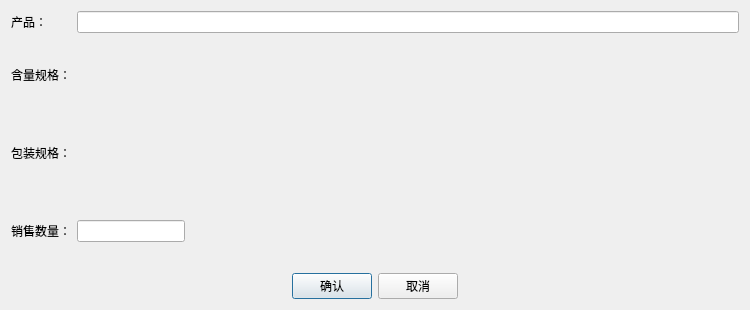
<?xml version="1.0" encoding="UTF-8"?>
<ui version="4.0">
 <class>Dialog</class>
 <widget class="QDialog" name="Dialog">
  <property name="geometry">
   <rect>
    <x>0</x>
    <y>0</y>
    <width>750</width>
    <height>310</height>
   </rect>
  </property>
  <property name="windowTitle">
   <string>编辑销售产品</string>
  </property>
  <layout class="QGridLayout" name="gridLayout">
   <item row="3" column="1">
    <layout class="QHBoxLayout" name="horizontalLayout">
     <item>
      <widget class="QLineEdit" name="lineEdit_amount">
       <property name="sizePolicy">
        <sizepolicy hsizetype="Fixed" vsizetype="Fixed">
         <horstretch>0</horstretch>
         <verstretch>0</verstretch>
        </sizepolicy>
       </property>
      </widget>
     </item>
     <item>
      <widget class="QLabel" name="label_unit">
       <property name="text">
        <string/>
       </property>
      </widget>
     </item>
    </layout>
   </item>
   <item row="1" column="0">
    <widget class="QLabel" name="label_2">
     <property name="text">
      <string>含量规格：</string>
     </property>
    </widget>
   </item>
   <item row="1" column="1">
    <widget class="QLabel" name="label_spec">
     <property name="text">
      <string/>
     </property>
    </widget>
   </item>
   <item row="2" column="0">
    <widget class="QLabel" name="label_3">
     <property name="text">
      <string>包装规格：</string>
     </property>
    </widget>
   </item>
   <item row="2" column="1">
    <widget class="QLabel" name="label_package">
     <property name="text">
      <string/>
     </property>
    </widget>
   </item>
   <item row="0" column="0">
    <widget class="QLabel" name="label">
     <property name="text">
      <string>产品：</string>
     </property>
    </widget>
   </item>
   <item row="3" column="0">
    <widget class="QLabel" name="label_4">
     <property name="text">
      <string>销售数量：</string>
     </property>
    </widget>
   </item>
   <item row="0" column="1">
    <widget class="ComboLine" name="lineEdit_product"/>
   </item>
   <item row="4" column="0" colspan="2">
    <layout class="QHBoxLayout" name="horizontalLayout_2">
     <item>
      <spacer name="horizontalSpacer_2">
       <property name="orientation">
        <enum>Qt::Horizontal</enum>
       </property>
       <property name="sizeHint" stdset="0">
        <size>
         <width>40</width>
         <height>20</height>
        </size>
       </property>
      </spacer>
     </item>
     <item>
      <widget class="QPushButton" name="pushButton_accept">
       <property name="text">
        <string>确认</string>
       </property>
      </widget>
     </item>
     <item>
      <widget class="QPushButton" name="pushButton_cancel">
       <property name="text">
        <string>取消</string>
       </property>
      </widget>
     </item>
     <item>
      <spacer name="horizontalSpacer">
       <property name="orientation">
        <enum>Qt::Horizontal</enum>
       </property>
       <property name="sizeHint" stdset="0">
        <size>
         <width>40</width>
         <height>20</height>
        </size>
       </property>
      </spacer>
     </item>
    </layout>
   </item>
  </layout>
 </widget>
 <customwidgets>
  <customwidget>
   <class>ComboLine</class>
   <extends>QLineEdit</extends>
   <header>lib.mywidget.comboline.h</header>
  </customwidget>
 </customwidgets>
 <tabstops>
  <tabstop>lineEdit_product</tabstop>
  <tabstop>lineEdit_amount</tabstop>
  <tabstop>pushButton_accept</tabstop>
  <tabstop>pushButton_cancel</tabstop>
 </tabstops>
 <resources/>
 <connections/>
</ui>
